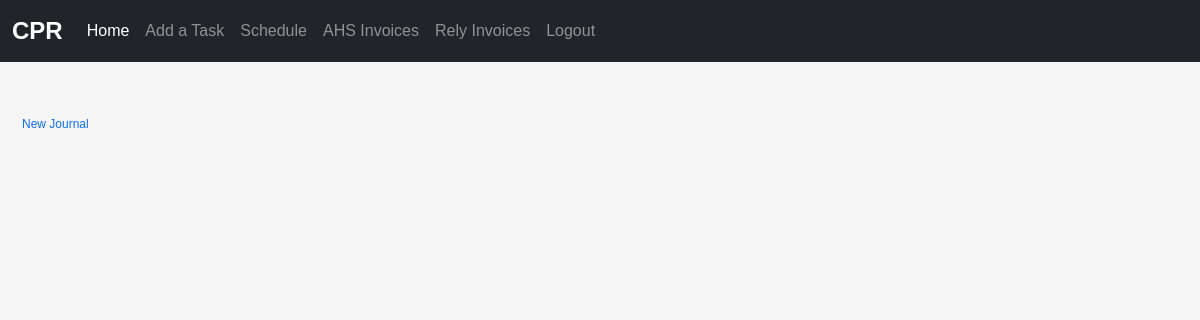
Page /journal (signed in) on the earlier database version.
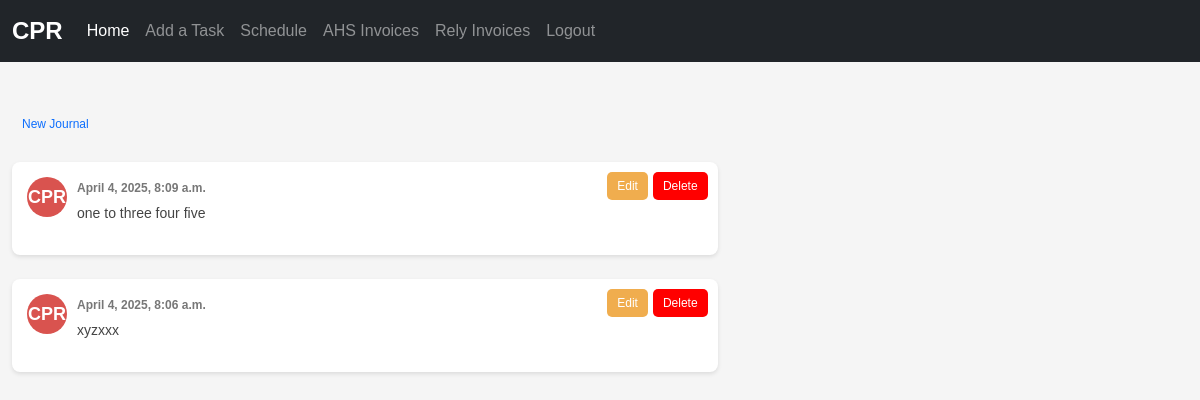
Same page on the later database version.
### task_app/models.py (models this page shows, shortened)
class Journal(models.Model):
	owner = models.ForeignKey(User, null=True, on_delete=models.SET_NULL)
	title = models.TextField(blank=True, null=True)
	notes = models.TextField(blank=False, null=False)
	date_created = models.DateTimeField(auto_now_add=True)

### task_app/views.py (the view)
# urls.py: path('journal', views.thread, name="journal"),
@login_required(login_url='login')
def thread(request):
    get_user = request.user
    pst_tz = pytz.timezone("America/Los_Angeles")
    all_threads = Journal.objects.order_by("-id")[:10]
    for thread in all_threads:
        if thread.date_created.tzinfo is None:
            thread.date_created = pytz.utc.localize(thread.date_created)
        thread.date_created = thread.date_created.astimezone(pst_tz)
        print(f"Converted date: {thread.date_created}")  # Debugging output
    context = {
        "all_threads": all_threads,
        "get_user": get_user,
    }
    return render(request, "thread.html", context)

### task_app/templates/thread.html (shortened to what this page needs)
{% extends "base.html" %}
{% block content %}
    <a href="{% url 'add_journal' %}" class="btn btn-outline-primary">New Journal</a></br></br>
    {% for thread in all_threads %}
    <div class="comment-box">
        {% if thread.owner.first_name %}
           <div class="profile-icon">{{ thread.owner.first_name|default:''|slice:":1" }}{{ thread.owner.last_name|default:''|slice:":1" }}</div>
        {% else %}
           <div class="profile-icon">CPR</div>
        {% endif %}
        <div class="comment-content">
            {% if thread.owner %}
                <div class="comment-header">{{ thread.owner }}<span class="timestamp"> {{ thread.date_created }}</span></div>
            {% else %}
                <div class="comment-header"><span class="timestamp"> {{ thread.date_created }}</span></div>
            {% endif %}
            <div class="comment-text">
                <strong></strong><p> {{ thread.notes }}</p>
            </div>
        </div>
        <div class="action-buttons">
            <a href="{% url 'update_journal' thread.id %}" class="btn edit-btn">Edit</a>
            <form method="POST" action="{% url 'delete_journal' thread.id %}">
                <button type="submit" class="btn delete-btn">Delete</button>
            </form>
        </div>
    </div></br>
    {% endfor %}
{% endblock %}

Differences in the rows shown:
added Journal: shows "CPR", date_created "April 4, 2025, 8:09 a.m.", notes "one to three four five"
added Journal: shows "CPR", date_created "April 4, 2025, 8:06 a.m.", notes "xyzxxx"
